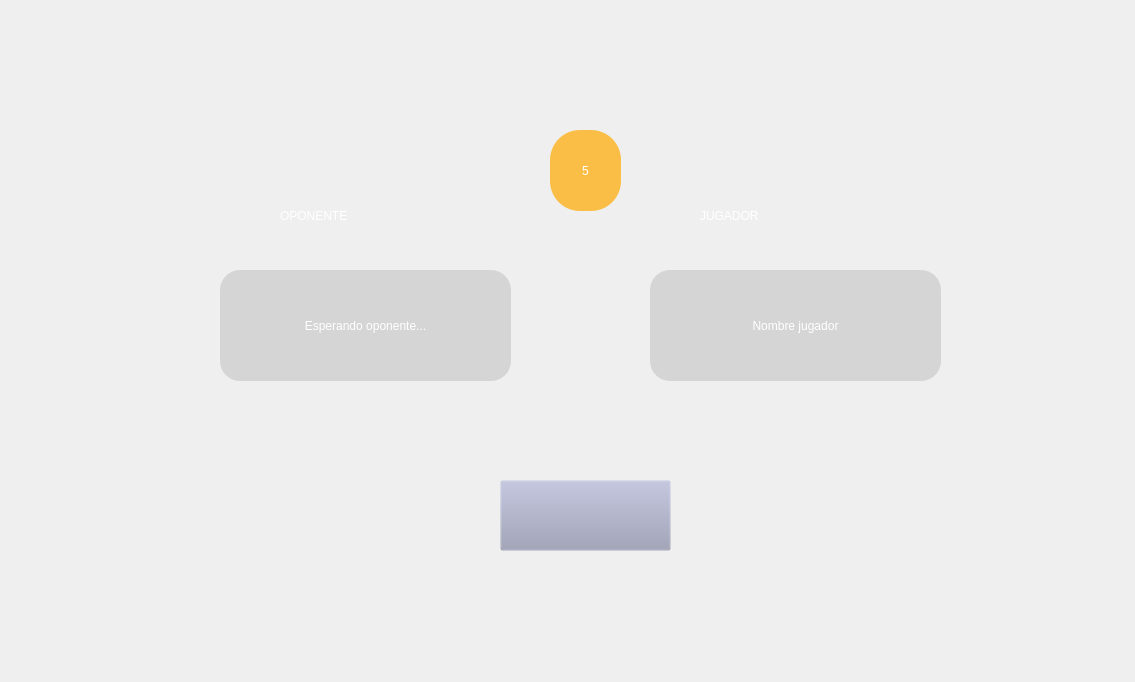
<?xml version="1.0" encoding="UTF-8"?>
<ui version="4.0">
 <class>MainWindow</class>
 <widget class="QMainWindow" name="MainWindow">
  <property name="geometry">
   <rect>
    <x>0</x>
    <y>0</y>
    <width>1135</width>
    <height>682</height>
   </rect>
  </property>
  <property name="minimumSize">
   <size>
    <width>1135</width>
    <height>682</height>
   </size>
  </property>
  <property name="maximumSize">
   <size>
    <width>1135</width>
    <height>682</height>
   </size>
  </property>
  <property name="windowTitle">
   <string>Ventana espera</string>
  </property>
  <widget class="QWidget" name="centralwidget">
   <property name="minimumSize">
    <size>
     <width>1135</width>
     <height>682</height>
    </size>
   </property>
   <property name="maximumSize">
    <size>
     <width>1135</width>
     <height>682</height>
    </size>
   </property>
   <widget class="QLabel" name="fondo">
    <property name="enabled">
     <bool>true</bool>
    </property>
    <property name="geometry">
     <rect>
      <x>0</x>
      <y>0</y>
      <width>1135</width>
      <height>685</height>
     </rect>
    </property>
    <property name="minimumSize">
     <size>
      <width>1135</width>
      <height>685</height>
     </size>
    </property>
    <property name="maximumSize">
     <size>
      <width>1135</width>
      <height>685</height>
     </size>
    </property>
    <property name="text">
     <string/>
    </property>
    <property name="pixmap">
     <pixmap>../sprites/background/index3.png</pixmap>
    </property>
    <property name="scaledContents">
     <bool>true</bool>
    </property>
   </widget>
   <widget class="QLabel" name="nombre_oponente">
    <property name="geometry">
     <rect>
      <x>220</x>
      <y>270</y>
      <width>291</width>
      <height>111</height>
     </rect>
    </property>
    <property name="styleSheet">
     <string notr="true">background-color: rgba(203, 203, 203, 180);
font: 75 16pt &quot;Segoe UI Variable Display Semib&quot;;
color: rgb(255, 255, 255);
border-radius: 20px;</string>
    </property>
    <property name="text">
     <string>Esperando oponente...</string>
    </property>
    <property name="alignment">
     <set>Qt::AlignCenter</set>
    </property>
   </widget>
   <widget class="QPushButton" name="boton_volver">
    <property name="geometry">
     <rect>
      <x>500</x>
      <y>480</y>
      <width>171</width>
      <height>71</height>
     </rect>
    </property>
    <property name="styleSheet">
     <string notr="true">background-color: rgba(154, 156, 183, 0);</string>
    </property>
    <property name="text">
     <string/>
    </property>
    <property name="icon">
     <iconset>
      <normaloff>../sprites/background/back_button.png</normaloff>../sprites/background/back_button.png</iconset>
    </property>
    <property name="iconSize">
     <size>
      <width>171</width>
      <height>71</height>
     </size>
    </property>
   </widget>
   <widget class="QLabel" name="nombre_jugador">
    <property name="geometry">
     <rect>
      <x>650</x>
      <y>270</y>
      <width>291</width>
      <height>111</height>
     </rect>
    </property>
    <property name="autoFillBackground">
     <bool>false</bool>
    </property>
    <property name="styleSheet">
     <string notr="true">background-color: rgba(203, 203, 203, 180);
font: 75 16pt &quot;Segoe UI Variable Display Semib&quot;;
color: rgb(255, 255, 255);
border-radius: 20px;</string>
    </property>
    <property name="text">
     <string>Nombre jugador</string>
    </property>
    <property name="alignment">
     <set>Qt::AlignCenter</set>
    </property>
   </widget>
   <widget class="QLabel" name="label_jugador_1">
    <property name="geometry">
     <rect>
      <x>280</x>
      <y>190</y>
      <width>221</width>
      <height>51</height>
     </rect>
    </property>
    <property name="styleSheet">
     <string notr="true">color: rgb(255, 255, 255);
font: 75 20pt &quot;Segoe UI Variable Display Semib&quot;;</string>
    </property>
    <property name="text">
     <string>OPONENTE</string>
    </property>
   </widget>
   <widget class="QLabel" name="label_jugador_2">
    <property name="geometry">
     <rect>
      <x>700</x>
      <y>190</y>
      <width>221</width>
      <height>51</height>
     </rect>
    </property>
    <property name="styleSheet">
     <string notr="true">color: rgb(255, 255, 255);
font: 75 20pt &quot;Segoe UI Variable Display Semib&quot;;</string>
    </property>
    <property name="text">
     <string>JUGADOR</string>
    </property>
   </widget>
   <widget class="QLabel" name="segundos">
    <property name="geometry">
     <rect>
      <x>550</x>
      <y>130</y>
      <width>71</width>
      <height>81</height>
     </rect>
    </property>
    <property name="minimumSize">
     <size>
      <width>0</width>
      <height>0</height>
     </size>
    </property>
    <property name="styleSheet">
     <string notr="true">color: rgb(255, 255, 255);
background-color: rgba(255, 170, 0, 180);
font: 75 30pt &quot;Segoe UI Variable Display Semib&quot;;
border-radius: 30px;</string>
    </property>
    <property name="text">
     <string>5</string>
    </property>
    <property name="alignment">
     <set>Qt::AlignCenter</set>
    </property>
   </widget>
  </widget>
 </widget>
 <resources/>
 <connections/>
</ui>
